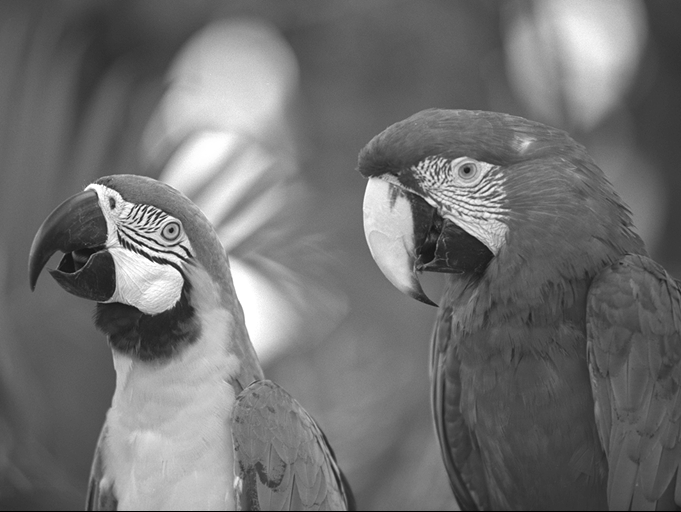
#> input picture lab2/lab1_gray.png, 681 x 512 px
$ python zad1.py
#> lines starting #> are read from the running program, lines starting #| are printed output that depends on the picture
import matplotlib.pyplot as plt
import matplotlib.image as mpimg
import numpy as np
from PIL import Image

img = np.array(Image.open('lab1_gray.png'))
#> img is the input picture: shape (512, 681); min 0, max 255, mean 112.9
plt.figure('Zadanie 1')

plt.subplot(1, 2, 1)
plt.imshow(img, cmap = 'gray')
plt.title('Oryginalny obraz')

if img.dtype == np.uint8:
    img2 = 255 - img[:,:]
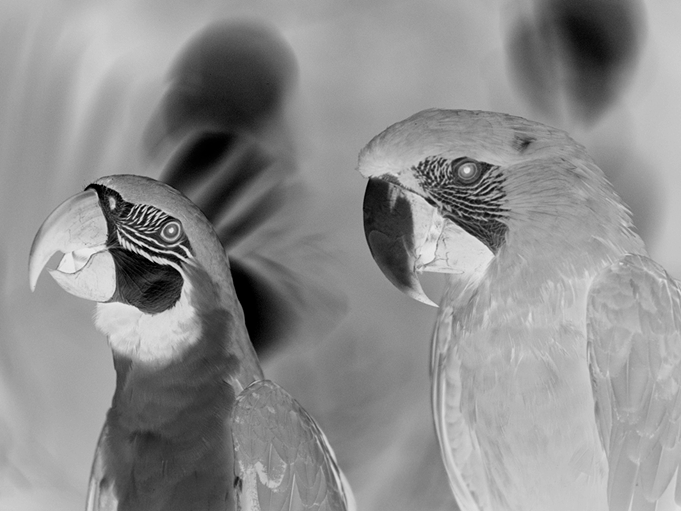
#> img2: shape (512, 681); min 0, max 255, mean 142.1
else:
    img2 = 1 - img[:,:]

plt.subplot(1, 2, 2)
plt.imshow(img2, cmap = 'gray')
plt.title('Obraz w negatywie')

plt.show()
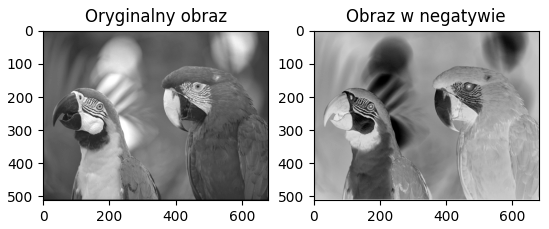
#> figure drawn by matplotlib, 2 panels
